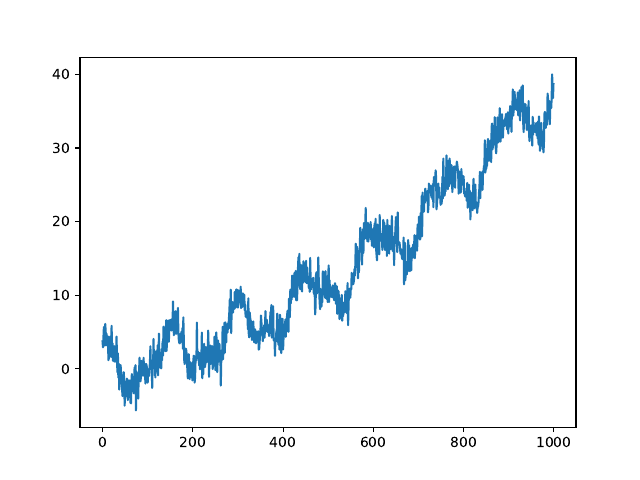

Here is the Python script that generated this plot:
import numpy as np
import matplotlib.pyplot as plt

# ex 1 - seria (ca in lab8)
np.random.seed(42)
n = 1000
x = np.arange(n) / 100
comp_trend = 0.3 * x**2 + 0.8 * x
comp_sezon = 3 * np.cos(2 * np.pi * x / 1.5) + 1.5 * np.sin(2 * np.pi * x / 0.7)
comp_zgomot = np.random.randn(n) * 1.5
semnal = comp_trend + comp_sezon + comp_zgomot

plt.plot(semnal)
plt.savefig('ex1.pdf')
plt.show()

# ex 2 - model AR
p = 50
Y = np.zeros((n-p, p))
for i in range(n-p):
    for j in range(p):
        Y[i][j] = semnal[i+p-1-j]

coef = np.linalg.lstsq(Y, semnal[p:], rcond=None)[0]

pred = np.zeros(n)
pred[:p] = semnal[:p]
for i in range(p, n):
    suma = 0
    for j in range(p):
        suma = suma + coef[j] * semnal[i-1-j]
    pred[i] = suma

plt.plot(semnal, alpha=0.4)
plt.plot(pred)
plt.savefig('ex2.pdf')
plt.show()
print('coef nenuli AR:', np.sum(np.abs(coef) > 0.01))

# ex 3a - AR sparse greedy
best_idx = []
remaining = list(range(p))

for k in range(10):
    best_err = 999999
    best_j = -1
    for j in remaining:
        idx = best_idx + [j]
        Y_sub = Y[:, idx]
        c_sub = np.linalg.lstsq(Y_sub, semnal[p:], rcond=None)[0]
        err = np.sum((Y_sub @ c_sub - semnal[p:])**2)
        if err < best_err:
            best_err = err
            best_j = j
    best_idx.append(best_j)
    remaining.remove(best_j)

Y_greedy = Y[:, best_idx]
coef_greedy_vals = np.linalg.lstsq(Y_greedy, semnal[p:], rcond=None)[0]
coef_greedy = np.zeros(p)
for i in range(len(best_idx)):
    coef_greedy[best_idx[i]] = coef_greedy_vals[i]

pred_greedy = np.zeros(n)
pred_greedy[:p] = semnal[:p]
for i in range(p, n):
    suma = 0
    for j in range(p):
        suma = suma + coef_greedy[j] * semnal[i-1-j]
    pred_greedy[i] = suma

plt.plot(semnal, alpha=0.4)
plt.plot(pred_greedy)
plt.savefig('ex3a.pdf')
plt.show()
print('coef nenuli greedy:', np.sum(np.abs(coef_greedy) > 0.01))

# ex 3b - AR sparse L1 (LASSO cu coordinate descent)
lambd = 5.0
coef_l1 = coef.copy()

for iter in range(100):
    for j in range(p):
        r = semnal[p:] - Y @ coef_l1 + Y[:, j] * coef_l1[j]
        z = Y[:, j] @ r
        norm_j = Y[:, j] @ Y[:, j]
        if z > lambd:
            coef_l1[j] = (z - lambd) / norm_j
        elif z < -lambd:
            coef_l1[j] = (z + lambd) / norm_j
        else:
            coef_l1[j] = 0

pred_l1 = np.zeros(n)
pred_l1[:p] = semnal[:p]
for i in range(p, n):
    suma = 0
    for j in range(p):
        suma = suma + coef_l1[j] * semnal[i-1-j]
    pred_l1[i] = suma

plt.plot(semnal, alpha=0.4)
plt.plot(pred_l1)
plt.savefig('ex3b.pdf')
plt.show()
print('coef nenuli L1:', np.sum(np.abs(coef_l1) > 0.01))

# ex 4 - radacini polinom cu matrice companion
def radacini_polinom(coef_poly):
    m = len(coef_poly)
    companion = np.zeros((m, m))
    for i in range(m):
        companion[0][i] = -coef_poly[i]
    for i in range(1, m):
        companion[i][i-1] = 1
    return np.linalg.eigvals(companion)

# test
print('test x^2 - 5x + 6:', radacini_polinom([-5, 6]))

# ex 5 - stationaritate
def verifica_stationaritate(coef_ar):
    rad = radacini_polinom(coef_ar)
    module = np.abs(rad)
    print('module (min, max):', np.min(module), np.max(module))
    return np.all(module > 1)

print('AR stationar:', verifica_stationaritate(coef))
print('greedy stationar:', verifica_stationaritate(coef_greedy))
print('L1 stationar:', verifica_stationaritate(coef_l1))

# grafic radacini
theta = np.linspace(0, 2*np.pi, 100)
plt.plot(np.cos(theta), np.sin(theta), 'k--')
rad = radacini_polinom(coef)
plt.scatter(np.real(rad), np.imag(rad), alpha=0.5)
plt.axis('equal')
plt.savefig('ex5.pdf')
plt.show()
